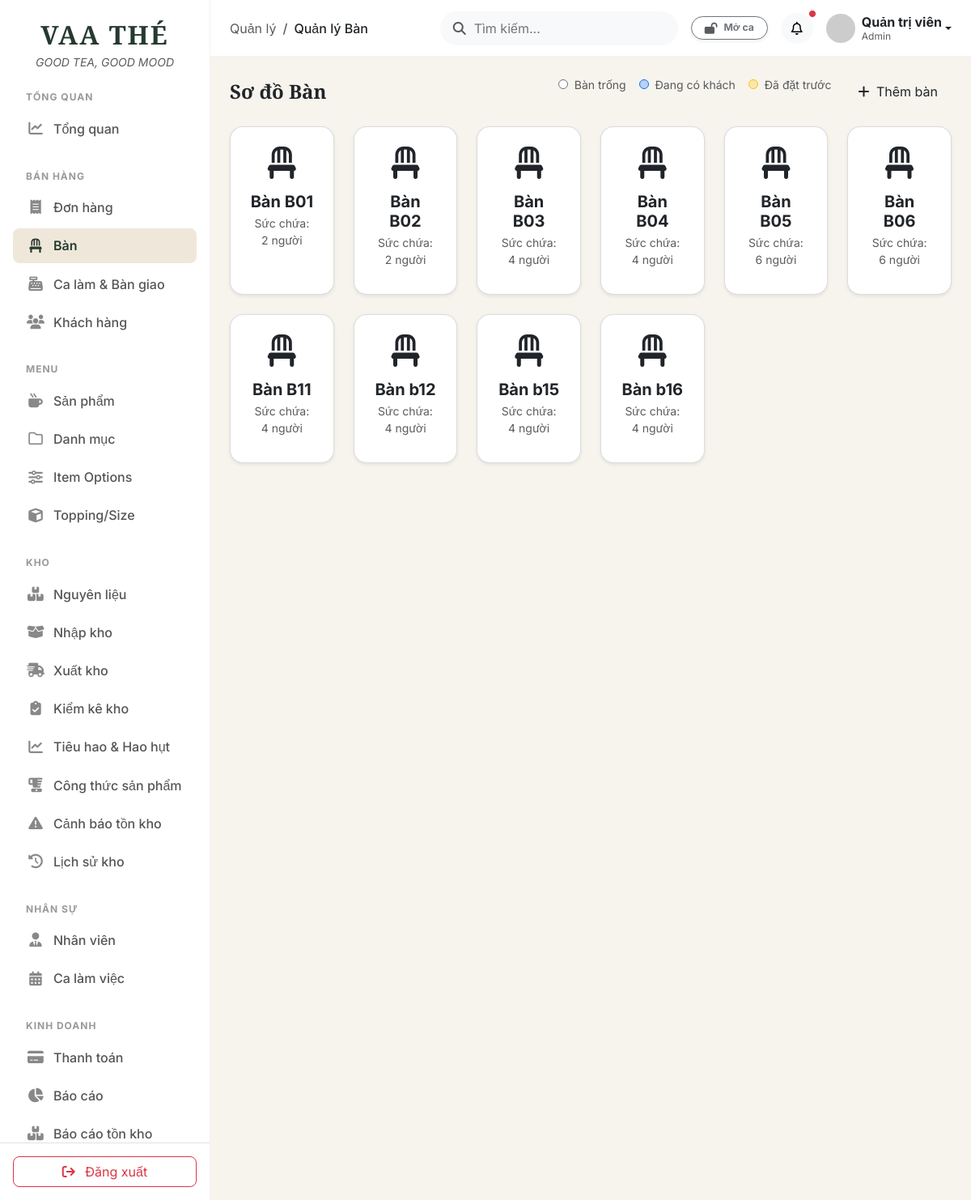
The app's page /public/admin.php?route=tables (signed in) with its own data.
### tables this page shows
CREATE TABLE `tables` (
  `id` int(10) unsigned NOT NULL AUTO_INCREMENT,
  `table_number` varchar(20) NOT NULL,
  `capacity` int(10) unsigned NOT NULL DEFAULT 4,
  `status` enum('available','occupied','reserved') NOT NULL DEFAULT 'available',
  `created_at` timestamp NOT NULL DEFAULT current_timestamp(),
  `updated_at` timestamp NOT NULL DEFAULT current_timestamp() ON UPDATE current_timestamp(),
  PRIMARY KEY (`id`),
  UNIQUE KEY `table_number` (`table_number`)
);

### app/controllers/Admin/TableController.php (called while the page is built, shortened)
<?php
require_once __DIR__ . '/../../models/Table.php';
class TableController
{
    public function index()
    {
        $tableModel = new TableModel();
        $tables = $tableModel->getAll();
        require_once __DIR__ . '/../../views/admin/tables/index.php';
        require_once __DIR__ . '/../../views/layouts/admin.php';
    }
}

### app/models/Table.php (called while the page is built, shortened)
<?php
require_once __DIR__ . '/../config/database.php';
class TableModel
{
    private $conn;
    public function __construct()
    {
        global $conn;
        $this->conn = $conn;
    }
    public function getAll()
    {
        $sql = "SELECT * FROM tables ORDER BY table_number ASC";
        $result = $this->conn->query($sql);
        return $result->fetch_all(MYSQLI_ASSOC);
    }
}

### app/views/admin/tables/index.php (the view, shortened to what this page needs)
<div class="d-flex justify-content-between align-items-center mb-4">
    <h4 class="font-serif fw-bold text-dark mb-0">Sơ đồ Bàn</h4>
    <div class="d-flex gap-3 text-muted small">
        <div><span class="d-inline-block rounded-circle bg-white border border-secondary me-1 admin-style-ebc508"></span> Bàn trống</div>
        <div><span class="d-inline-block rounded-circle bg-primary bg-opacity-25 border border-primary me-1 admin-style-ebc508"></span> Đang có khách</div>
        <div><span class="d-inline-block rounded-circle bg-warning bg-opacity-25 border border-warning me-1 admin-style-ebc508"></span> Đã đặt trước</div>
        <button type="button"
            class="btn btn-caramel rounded-pill px-3"
            data-bs-toggle="modal"
            data-bs-target="#addTableModal">
            <i class="fa-solid fa-plus me-1"></i> Thêm bàn
        </button>
    </div>
</div>
<div class="row g-4">
    <?php if (empty($tables)): ?>
        <div class="col-12 text-center text-muted py-5">
            Chưa có dữ liệu bàn.
        </div>
    <?php else: ?>
        <?php foreach ($tables as $table): ?>
            <?php
            $bgClass = 'bg-white';
            $borderClass = 'border-secondary border-opacity-25';
            $textClass = 'text-dark';
            $icon = 'fa-chair';
            ?>
            <div class="col-6 col-md-3 col-xl-2">
                <div class="card <?= $bgClass ?> <?= $borderClass ?> shadow-sm rounded-4 text-center h-100" style="cursor: pointer; transition: all 0.3s;" onmouseover="this.classList.add('shadow')" onmouseout="this.classList.remove('shadow')" onclick="window.location.href='admin.php?route=tables&action=show&id=<?= $table['id'] ?>'">
                    <div class="card-body p-4">
                        <i class="fa-solid <?= $icon ?> fs-1 <?= $textClass ?> mb-3"></i>
                        <h5 class="fw-bold text-dark mb-1">Bàn <?= $table['table_number'] ?></h5>
                        <div class="small text-muted mb-2">Sức chứa: <?= $table['capacity'] ?> người</div>
                    </div>
                </div>
            </div>
        <?php endforeach; ?>
    <?php endif; ?>
</div>

### public/assets/css/admin.css (style rules this page uses)
:root { --vaa-ivory: #F7F4ED; --vaa-cream: #EFE8DA; --vaa-dark: #18231D; --vaa-forest: #263A30; --vaa-sage: #AAB79F; --vaa-brown: #9A7654; --sidebar-width: 260px; --topbar-height: 70px; }
body.admin-body { font-family: 'Inter', sans-serif; background-color: var(--vaa-ivory); color: var(--vaa-dark); margin: 0; padding: 0; overflow-x: hidden; }
.font-serif { font-family: 'Cormorant Garamond', serif; }
.admin-style-ebc508 { width:12px; height:12px; }

### records on screen
tables: table_number "B01", capacity "2"
tables: table_number "B02", capacity "2"
tables: table_number "B03", capacity "4"
tables: table_number "B04", capacity "4"
tables: table_number "B05", capacity "6"
tables: table_number "B06", capacity "6"
tables: table_number "B11", capacity "4"
tables: table_number "b12", capacity "4"
tables: table_number "b15", capacity "4"
tables: table_number "b16", capacity "4"

### other values on screen
$pageTitle "Quản lý Bàn"
$_SESSION['full_name'] "Quản trị viên"
$_SESSION['role'] "Admin"
